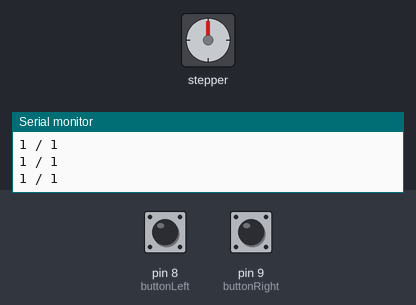
This sketch was run on a simulated Arduino Uno, built with avr-gcc and run on an emulated ATmega328P. On the bench: stepper motor, the last lines printed to the serial monitor. The test bench sets the inputs (shaded band); at power-on: pin 8 (buttonLeft) HIGH, pin 9 (buttonRight) HIGH. Stepper angles assume 200 steps per turn.

Above: at 1.2 s.
1.3 s: pin 8 (buttonLeft) pulled LOW for 1 s
At 3.0 s:
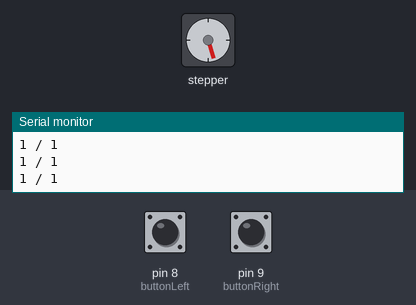
3.8 s: pin 9 (buttonRight) pulled LOW for 3.2 s
At 7.7 s:
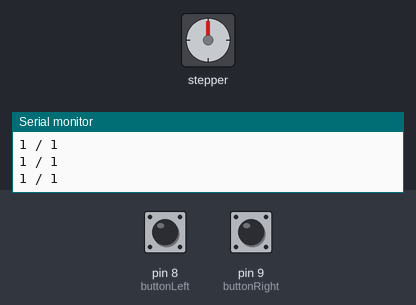
8.5 s: pin 9 (buttonRight) pulled LOW for 1 s
At 10.6 s:
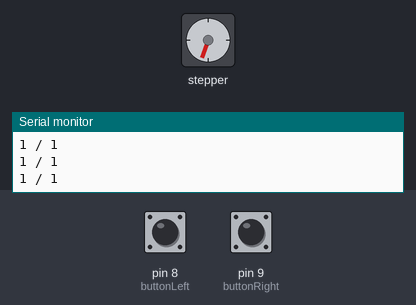
11.0 s: pin 8 (buttonLeft) pulled LOW for 3.2 s
At 11.15 s:
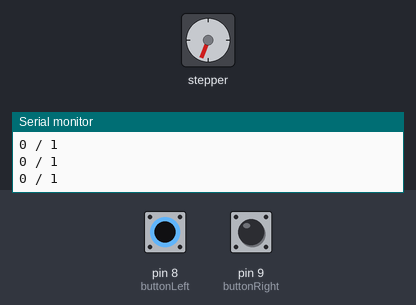
Timing chart, 0 to 15.7 s (numbered marks = the images above; inputs shaded):
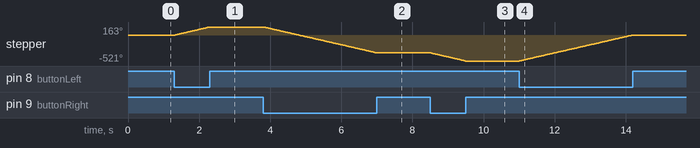

Measured:
- after the input at 1.3 s, stepper: turns 163° clockwise in 0.99 s, starting at once
- after the input at 3.8 s, stepper: turns 522° counter-clockwise in 3.2 s, starting at once
- after the input at 8.5 s, stepper: turns 162° counter-clockwise in 0.98 s, starting at once
- after the input at 11.0 s, stepper: turns 522° clockwise in 3.2 s, starting at once

The sketch:

motorControl2.ino
```cpp
#include <AccelStepper.h>

//AccelStepper stepper; // Defaults to AccelStepper::FULL4WIRE (4 pins) on 2, 3, 4, 5
 AccelStepper stepper(1, 2,3);

int buttonLeft = 8;
int buttonRight = 9;

long debounce = 10;
long timestamp = 0;

void setup() {
  Serial.begin(9600);
  pinMode(buttonLeft,INPUT_PULLUP);
  pinMode(buttonRight,INPUT_PULLUP);

  stepper.setMaxSpeed(2000);
   stepper.setSpeed(50);

}

void loop() {

  if(millis() - timestamp > debounce) {
    timestamp = millis();
    int buttonL = digitalRead(buttonLeft);
    int buttonR = digitalRead(buttonRight);
    Serial.print(buttonL);
    Serial.print(" / ");
    Serial.println(buttonR);

    if(buttonL == 0) {
      stepper.setSpeed(2000);
      stepper.runSpeed();
    } else if(buttonR == 0) {
      stepper.setSpeed(-2000);
      stepper.runSpeed();
    } else stepper.stop();
  }

}
```
